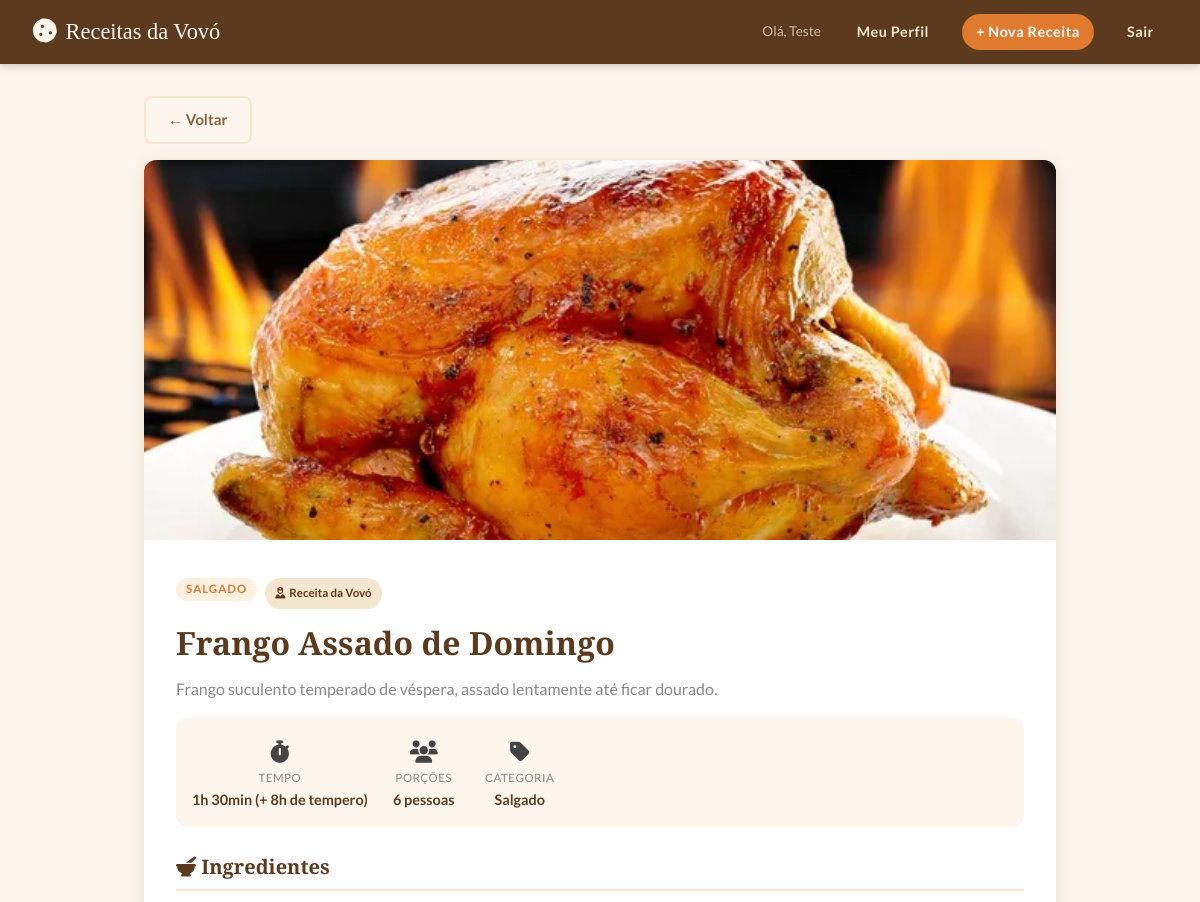
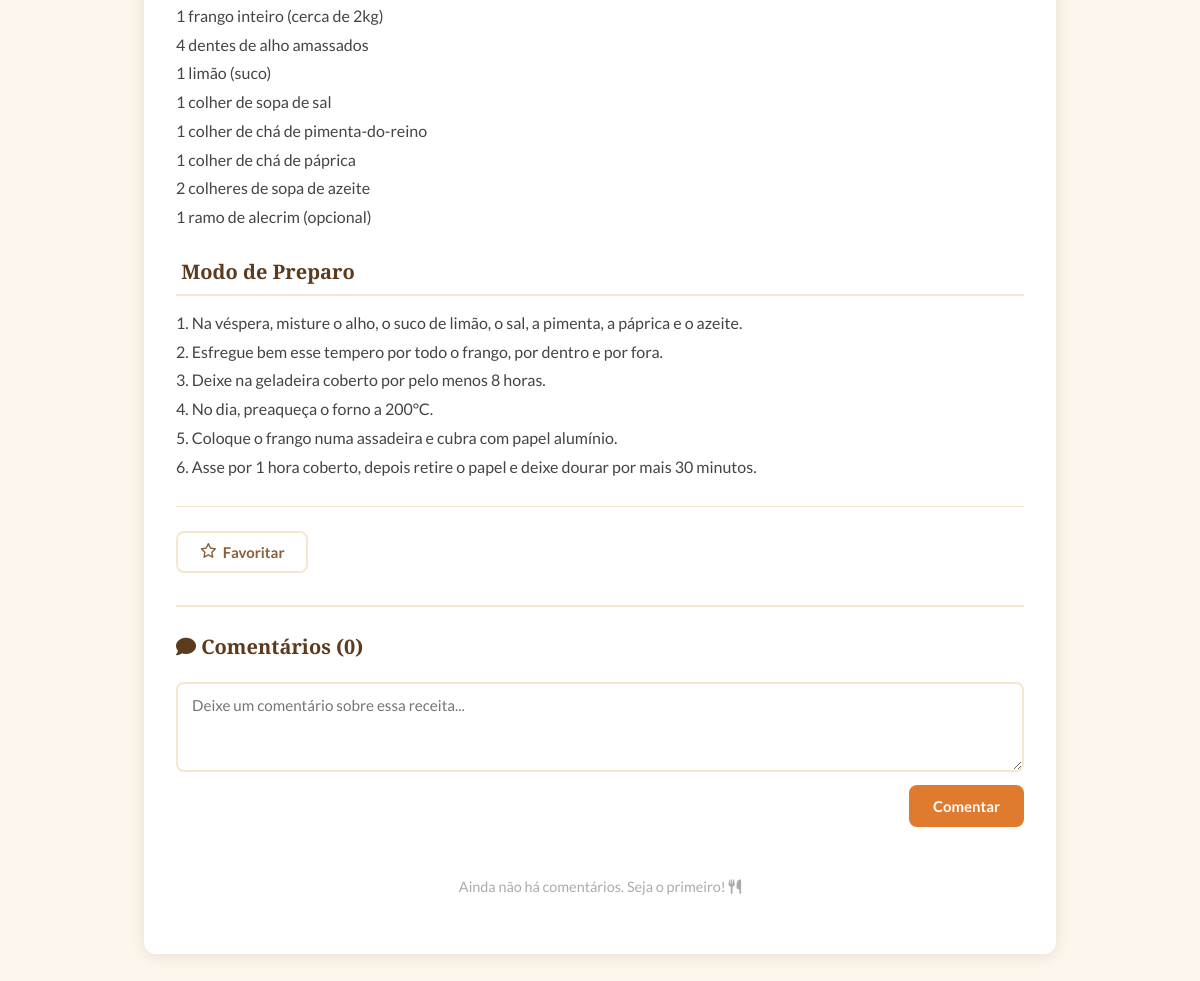
The app's page /receita/2 (signed in) with its own data (2 pictures, top to bottom).
### models.py (models this page shows, shortened)
class Receita(db.Model):
    __tablename__ = 'receita'
    id           = db.Column(db.Integer, primary_key=True)
    nome         = db.Column(db.String(150), nullable=False)       # Nome da receita
    descricao    = db.Column(db.Text, nullable=False)               # Descrição curta
    ingredientes = db.Column(db.Text, nullable=False)               # Lista de ingredientes
    modo_preparo = db.Column(db.Text, nullable=False)               # Passo a passo
    tempo_preparo= db.Column(db.String(50), nullable=False)         # Ex: "45 minutos"
    porcoes      = db.Column(db.String(50), nullable=False)         # Ex: "4 pessoas"
    categoria    = db.Column(db.String(50), nullable=False)         # Ex: doce, salgado...
    foto         = db.Column(db.String(200), nullable=True)         # Nome do arquivo da foto
    fixa         = db.Column(db.Boolean, default=False, nullable=False)
    usuario_id   = db.Column(db.Integer, db.ForeignKey('usuario.id'), nullable=True)

### app.py (the view)
@app.route('/receita/<int:id>')
def ver_receita(id):
    if not usuario_logado():
        return redirect(url_for('login'))
    receita = Receita.query.get_or_404(id)
    favoritado = Favorito.query.filter_by(
        usuario_id=session['usuario_id'],
        receita_id=id
    ).first() is not None
    return render_template('receita.html', receita=receita, favoritado=favoritado)

### app.py (called while the page is built)
def usuario_logado():
    return 'usuario_id' in session

### templates/receita.html (shortened to what this page needs)
{% extends 'base.html' %}
{% block conteudo %}
<div class="container">
  <div style="margin-bottom: 1rem;">
    <a href="{{ url_for('index') }}" class="btn btn-secondary">← Voltar</a>
  </div>
  <div class="receita-detalhe">
    {% if receita.foto %}
      <img
        class="receita-foto-grande"
        src="{{ url_for('static', filename='uploads/' + receita.foto) }}"
        alt="{{ receita.nome }}"
      />
    {% endif %}
    <div class="receita-conteudo">
      <div style="display:flex; gap: 0.5rem; flex-wrap: wrap; margin-bottom: 0.5rem;">
        <span class="card-categoria">{{ receita.categoria }}</span>
        {% if receita.fixa %}
          <span class="badge-vovo"><i class="fas fa-user-nurse"></i> Receita da Vovó</span>
        {% endif %}
      </div>
      <h1>{{ receita.nome }}</h1>
      <p style="color: #888; margin-top: 0.3rem;">{{ receita.descricao }}</p>
      <div class="receita-meta">
        <div class="receita-meta-item">
          <span class="icone"><i class="fas fa-stopwatch"></i></span>
          <span class="label">Tempo</span>
          <span class="valor">{{ receita.tempo_preparo }}</span>
        </div>
        <div class="receita-meta-item">
          <span class="icone"><i class="fas fa-users"></i></span>
          <span class="label">Porções</span>
          <span class="valor">{{ receita.porcoes }}</span>
        </div>
        <div class="receita-meta-item">
          <span class="icone"><i class="fas fa-tag"></i></span>
          <span class="label">Categoria</span>
          <span class="valor">{{ receita.categoria }}</span>
        </div>
      </div>
      <div class="receita-secao">
        <h2><i class="fas fa-mortar-pestle"></i> Ingredientes</h2>
        <p>{{ receita.ingredientes }}</p>
      </div>
      <div class="receita-secao">
        <h2> Modo de Preparo</h2>
        <p>{{ receita.modo_preparo }}</p>
      </div>
      <div class="receita-acoes">
          {% set ja_favoritou = namespace(valor=false) %}
          <form method="POST" action="{{ url_for('favoritar', id=receita.id) }}">
          <button type="submit" class="btn {% if favoritado %}btn-favorito-ativo{% else %}btn-secondary{% endif %}">
            {% if favoritado %}<i class="fas fa-star"></i> Favoritado{% else %}<i class="far fa-star"></i> Favoritar{% endif %}
          </button>
          </form>
      </div>
      <div class="comentarios-secao">
        <h2 class="comentarios-titulo"><i class="fa-solid fa-comment"></i> Comentários ({{ receita.comentarios | length }})</h2>
        <form method="POST" action="{{ url_for('comentar', receita_id=receita.id) }}" class="form-comentario">
          <textarea
            name="texto"
            placeholder="Deixe um comentário sobre essa receita..."
            maxlength="500"
            required
          ></textarea>
          <button type="submit" class="btn btn-primary">Comentar</button>
        </form>
        {% if receita.comentarios %}
          <div class="comentarios-lista">
            {% for comentario in receita.comentarios | sort(attribute='data_criacao', reverse=True) %}
              <div class="comentario-card">
                <div class="comentario-header">
                  <span class="comentario-autor"><i class="fa-solid fa-user"></i> {{ comentario.autor.nome }}</span>
                  <span class="comentario-data">
                    {{ comentario.data_criacao.strftime('%d/%m/%Y às %H:%M') }}
                  </span>
                </div>
                <p class="comentario-texto">{{ comentario.texto }}</p>
                {% if comentario.usuario_id == session.get('usuario_id') or
                      receita.usuario_id == session.get('usuario_id') %}
                  <form method="POST" action="{{ url_for('excluir_comentario', id=comentario.id) }}"
                        style="margin-top: 0.5rem;">
                    <button type="submit" class="btn-excluir-comentario"
                            onclick="return confirm('Excluir este comentário?')">
                      <i class="fas fa-trash"></i> Excluir
                    </button>
                  </form>
                {% endif %}
              </div>
            {% endfor %}
          </div>
        {% else %}
          <p class="sem-comentarios">Ainda não há comentários. Seja o primeiro! <i class="fa-solid fa-utensils"></i></p>
        {% endif %}
      </div>
    </div>
  </div>
</div>
{% endblock %}

### static/css/style.css (style rules this page uses)
:root { --laranja: #E07A2F; --laranja-esc: #C4611A; --creme: #FDF6EC; --creme-esc: #F5E6D0; --marrom: #5C3A1E; --marrom-med: #8B5E3C; --cinza-text: #444; --branco: #FFFFFF; --sombra: rgba(92, 58, 30, 0.12); --vermelho: #C0392B; --verde: #27AE60; --azul-info: #2980B9; --fonte-titulo: 'Playfair Display', Georgia, serif; --fonte-texto: 'Lato', sans-serif; --raio: 12px; --transicao: 0.25s ease; }
*, *::before, *::after { box-sizing: border-box; margin: 0; padding: 0; }
body { font-family: var(--fonte-texto); background-color: var(--creme); color: var(--cinza-text); min-height: 100vh; line-height: 1.6; }
a { color: var(--laranja); text-decoration: none; transition: color var(--transicao); }
.container { max-width: 960px; margin: 2rem auto; padding: 0 1.5rem; }
.card-categoria { display: inline-block; font-size: 0.72rem; font-weight: 700; letter-spacing: 1px; text-transform: uppercase; color: var(--laranja); background: #fff0e0; padding: 2px 10px; border-radius: 20px; margin-bottom: 8px; }
.badge-vovo { font-size: 0.72rem; font-weight: 700; color: var(--marrom); background: var(--creme-esc); padding: 3px 10px; border-radius: 20px; display: flex; align-items: center; gap: 4px; }
.receita-detalhe { background: var(--branco); border-radius: var(--raio); box-shadow: 0 2px 16px var(--sombra); overflow: hidden; }
.receita-foto-grande { width: 100%; max-height: 380px; object-fit: cover; }
.receita-conteudo { padding: 2rem; }
.receita-conteudo h1 { font-family: var(--fonte-titulo); font-size: 2rem; color: var(--marrom); margin-bottom: 0.5rem; }
.receita-meta { display: flex; flex-wrap: wrap; gap: 1rem; margin: 1rem 0 1.5rem; padding: 1rem; background: var(--creme); border-radius: var(--raio); }
.receita-meta-item { display: flex; flex-direction: column; align-items: center; text-align: center; min-width: 80px; }
.receita-meta-item .icone { font-size: 1.4rem; }
.receita-meta-item .label { font-size: 0.72rem; color: #888; text-transform: uppercase; letter-spacing: 0.5px; }
.receita-meta-item .valor { font-weight: 700; color: var(--marrom); font-size: 0.9rem; }
.receita-secao { margin-bottom: 1.5rem; }
.receita-secao h2 { font-family: var(--fonte-titulo); font-size: 1.25rem; color: var(--marrom); border-bottom: 2px solid var(--creme-esc); padding-bottom: 6px; margin-bottom: 0.8rem; }
.receita-secao p { white-space: pre-line; line-height: 1.8; color: var(--cinza-text); }
.receita-acoes { display: flex; gap: 0.8rem; flex-wrap: wrap; margin-top: 1.5rem; padding-top: 1.5rem; border-top: 1px solid var(--creme-esc); }
.btn { display: inline-flex; align-items: center; gap: 6px; padding: 10px 22px; border-radius: 8px; font-family: var(--fonte-texto); font-size: 0.93rem; font-weight: 700; cursor: pointer; border: 2px solid transparent; transition: all var(--transicao); text-decoration: none; }
.btn-primary { background: var(--laranja); color: var(--branco); border-color: var(--laranja); }
.btn-secondary { background: transparent; color: var(--marrom-med); border-color: var(--creme-esc); }
.comentarios-secao { margin-top: 2rem; padding-top: 1.5rem; border-top: 2px solid var(--creme-esc); }
.comentarios-titulo { font-family: var(--fonte-titulo); font-size: 1.25rem; color: var(--marrom); margin-bottom: 1.2rem; }
.form-comentario { display: flex; flex-direction: column; gap: 0.8rem; margin-bottom: 1.5rem; }
.form-comentario textarea { width: 100%; padding: 12px 14px; border: 2px solid var(--creme-esc); border-radius: 8px; font-family: var(--fonte-texto); font-size: 0.95rem; color: var(--cinza-text); resize: vertical; min-height: 90px; transition: border-color var(--transicao); }
.form-comentario .btn { align-self: flex-end; }
.sem-comentarios { color: #aaa; font-size: 0.9rem; text-align: center; padding: 1.5rem; }

### records on screen
Receita: foto (picture), categoria "SALGADO", nome "Frango Assado de Domingo", descricao "Frango suculento temperado de véspera, assado lentamente até ficar dourado.", tempo_preparo "1h 30min (+ 8h de tempero)", porcoes "6 pessoas", categoria "Salgado", ingredientes "1 frango inteiro (cerca de 2kg) 4 dentes de alho amassados 1 limão (suco) 1 colher de sopa de sal 1 colher de chá de pimenta-do-reino 1 colher de chá de páprica 2 colheres de sopa de azeite 1 ramo de alecrim (opcional)", modo_preparo "1. Na véspera, misture o alho, o suco de limão, o sal, a pimenta, a páprica e o azeite. 2. Esfregue bem esse tempero por todo o frango, por dentro e por fora. 3. Deixe na geladeira coberto por pelo menos 8 horas. 4. No dia, preaqueça o forno a 200°C. 5. Coloque o frango numa assadeira e cubra com papel alumínio. 6. Asse por 1 hora coberto, depois retire o papel e deixe dourar por mais 30 minutos."

### other values on screen
{{ session.get('usuario_nome') }} "Teste"
{{ receita.comentarios | length }} "0"
